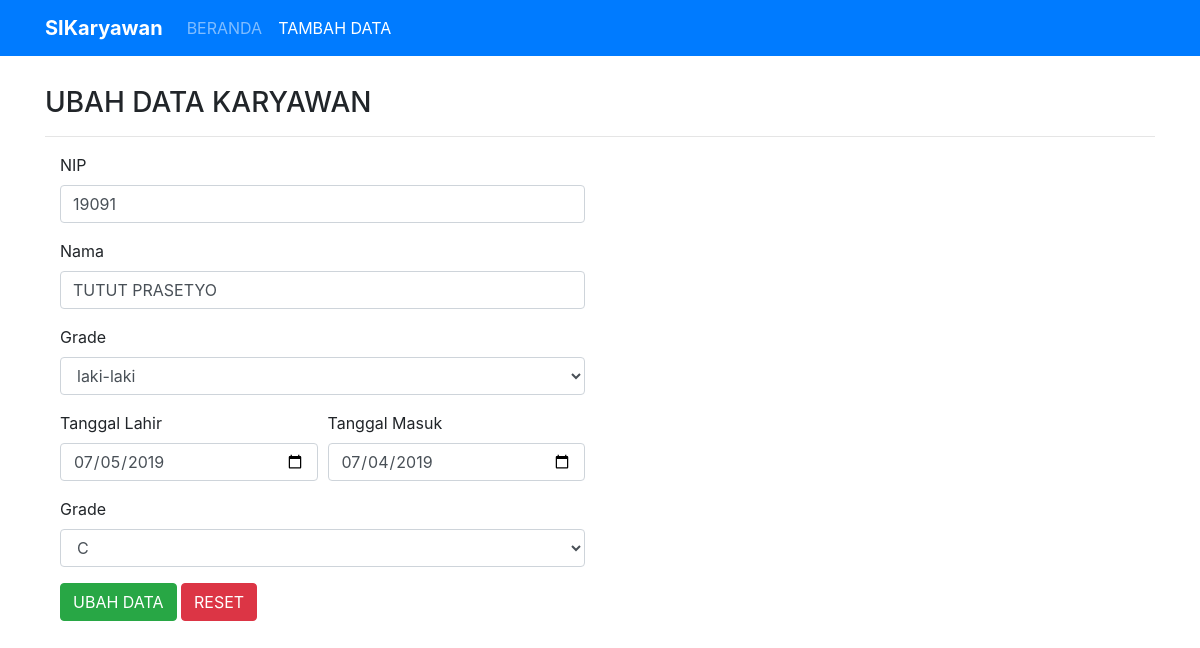
Screenshot of /ubah.php?id=19091 with the database file from the repository.
### tables this page shows
CREATE TABLE `tbl_karyawan` (
  `nip` int(20) NOT NULL,
  `nama` varchar(60) NOT NULL,
  `gender` varchar(20) NOT NULL,
  `tgl_lahir` date NOT NULL,
  `tgl_masuk` date NOT NULL,
  `grade` varchar(2) NOT NULL
);

### function.php (called while the page is built, shortened)
<?php
$conn=mysqli_connect("localhost","root","","si_karyawan");
function show($query){
     global $conn;
     $result=mysqli_query($conn,$query);
     $rows=[];
     while ($row=mysqli_fetch_assoc($result)){
          $rows[]=$row;
     }
     return $rows;
}
?>

### ubah.php (the view, shortened to what this page needs)
<?php
    require 'function.php';
    $id=$_GET["id"];
    $kry=show("SELECT * FROM tbl_karyawan WHERE nip=$id")[0];
    ?>
<!DOCTYPE html>
<html>
<head>
     <link rel='stylesheet' type='text/css' media='screen' href='css/css/bootstrap.css'>
</head>
<body>
     <nav class="navbar navbar-expand-lg navbar-dark bg-primary">
          <div class="container">
               <a class="navbar-brand" href="#"><b>SIKaryawan</b></a>
               <div class="collapse navbar-collapse" id="navbarNavAltMarkup">
                    <div class="navbar-nav">
                    <a class="nav-item nav-link" href="index.php">BERANDA </a>
                    <a class="nav-item nav-link active" href="tambah.php">TAMBAH DATA</a>
                    </div>
               </div>
          </div>
     </nav>
     <div class="container" style="margin-top: 30px;">
          <H3>UBAH DATA KARYAWAN</H3><hr>
          <div class="col col-lg-6">
          <form action="" method="POST">
          <div class="form-group">
               <label for="inputAddress">NIP</label>
               <input type="text" class="form-control" required="" name="nip" id="inputAddress" placeholder="NIP" value="<?= $kry['nip'];?>">
               </div>
               <div class="form-group">
               <label for="inputAddress">Nama</label>
               <input type="text" class="form-control"  required="" name="nama" id="inputAddress" placeholder="Nama Karyawan" value="<?= $kry['nama'];?>">
               </div>
               <div class="form-group">
               <label for="exampleFormControlSelect1">Grade</label>
               <select class="form-control" required="" name="gender" id="exampleFormControlSelect1" placeholder="Grade">
                    <option><?= $kry['gender'];?></option>
               </select>
               </div>
               <div class="form-row">
               <div class="form-group col-md-6">
                    <label for="inputEmail4">Tanggal Lahir</label>
                    <input type="date" class="form-control"  required="" name="tgl_lahir" id="inputEmail4" placeholder="Tanggal Lahir" value="<?= $kry['tgl_lahir'];?>">
               </div>
               <div class="form-group col-md-6">
                    <label for="inputPassword4">Tanggal Masuk</label>
                    <input type="date" class="form-control"  required="" name="tgl_masuk" id="inputPassword4" placeholder="" value="<?= $kry['tgl_masuk'];?>">
               </div>
               </div>
               <div class="form-group">
               <label for="exampleFormControlSelect1">Grade</label>
               <select class="form-control" required="" name="grade" id="exampleFormControlSelect1" placeholder="Grade">
                    <option><?=$kry['grade'];?></option>
               </select>
               </div>
               <button type="submit" name="ubah" class="btn btn-success">UBAH DATA</button>
               <button type="RESET" class="btn btn-danger">RESET</button>
               </form>
               </div><br><br>
</body>
</html>

### rows the page displays
tbl_karyawan: nip "19091", nama "TUTUT PRASETYO", gender "laki-laki", tgl_lahir "07/05/2019", tgl_masuk "07/04/2019", grade "C"
